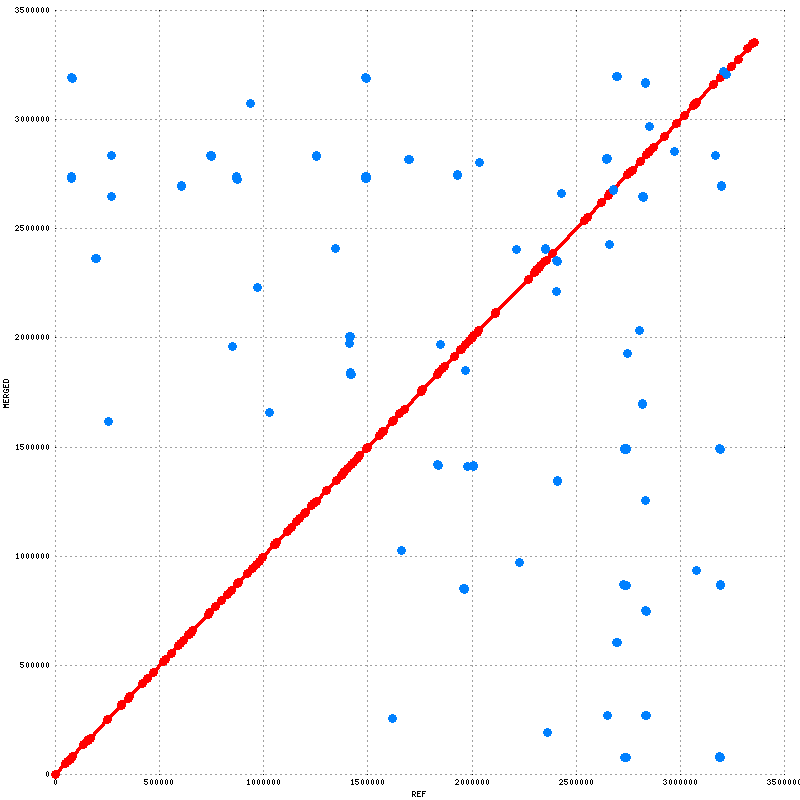

The script that saved this image:
set terminal png tiny size 800,800
set output "5415-torrent.png"
set size 1,1
set grid
unset key
set border 0
set tics scale 0
set xlabel "REF"
set ylabel "MERGED"
set format "%.0f"
set mouse format "%.0f"
set mouse mouseformat "[%.0f, %.0f]"
if(GPVAL_VERSION < 5) set mouse clipboardformat "[%.0f, %.0f]"
set xrange [1:*]
set yrange [1:*]
set style line 1  lt 1 lw 3 pt 6 ps 1
set style line 2  lt 3 lw 3 pt 6 ps 1
set style line 3  lt 2 lw 3 pt 6 ps 1
plot \
 "5415-torrent.fplot" title "FWD" w lp ls 1, \
 "5415-torrent.rplot" title "REV" w lp ls 2
